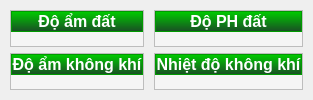
                     <widget class="QWidget" name="Top_ParameterPanel">
                      <layout class="QGridLayout" name="gridLayout_2">
                       <property name="leftMargin">
                        <number>10</number>
                       </property>
                       <property name="topMargin">
                        <number>10</number>
                       </property>
                       <property name="rightMargin">
                        <number>10</number>
                       </property>
                       <property name="bottomMargin">
                        <number>10</number>
                       </property>
                       <property name="horizontalSpacing">
                        <number>10</number>
                       </property>
                       <item row="0" column="0">
                        <widget class="QFrame" name="Top_Para_frame_1">
                         <property name="styleSheet">
                          <string notr="true">background-color: rgb(245, 245, 245);
</string>
                         </property>
                         <property name="frameShape">
                          <enum>QFrame::StyledPanel</enum>
                         </property>
                         <property name="frameShadow">
                          <enum>QFrame::Raised</enum>
                         </property>
                         <layout class="QVBoxLayout" name="verticalLayout_40">
                          <property name="spacing">
                           <number>0</number>
                          </property>
                          <property name="leftMargin">
                           <number>0</number>
                          </property>
                          <property name="topMargin">
                           <number>0</number>
                          </property>
                          <property name="rightMargin">
                           <number>0</number>
                          </property>
                          <property name="bottomMargin">
                           <number>0</number>
                          </property>
                          <item alignment="Qt::AlignTop">
                           <widget class="QFrame" name="Top_Para_frame1_header">
                            <property name="styleSheet">
                             <string notr="true">background-color: rgb(0, 200, 0);</string>
                            </property>
                            <property name="frameShape">
                             <enum>QFrame::StyledPanel</enum>
                            </property>
                            <property name="frameShadow">
                             <enum>QFrame::Raised</enum>
                            </property>
                            <layout class="QVBoxLayout" name="verticalLayout_34">
                             <property name="spacing">
                              <number>0</number>
                             </property>
                             <property name="leftMargin">
                              <number>0</number>
                             </property>
                             <property name="topMargin">
                              <number>0</number>
                             </property>
                             <property name="rightMargin">
                              <number>0</number>
                             </property>
                             <property name="bottomMargin">
                              <number>0</number>
                             </property>
                             <item>
                              <widget class="QPushButton" name="Top_Para_header1">
                               <property name="font">
                                <font>
                                 <family>Segoe UI</family>
                                 <pointsize>12</pointsize>
                                 <weight>75</weight>
                                 <bold>true</bold>
                                </font>
                               </property>
                               <property name="styleSheet">
                                <string notr="true">color: rgb(255, 255, 255);
background-color: qlineargradient(spread:pad, x1:0, y1:0, x2:0, y2:1, stop:0 rgba(0, 201, 0, 255), stop:1 rgba(25, 81, 36, 255));
border-bottom-left-radius: 0px;
border-bottom-right-radius: 0px;</string>
                               </property>
                               <property name="text">
                                <string>Độ ẩm đất</string>
                               </property>
                              </widget>
                             </item>
                            </layout>
                           </widget>
                          </item>
                          <item>
                           <widget class="QFrame" name="Top_Para_frame1_body">
                            <property name="sizePolicy">
                             <sizepolicy hsizetype="Preferred" vsizetype="Expanding">
                              <horstretch>0</horstretch>
                              <verstretch>0</verstretch>
                             </sizepolicy>
                            </property>
                            <property name="styleSheet">
                             <string notr="true">background-color: rgba(0, 0, 0, 0);</string>
                            </property>
                            <property name="frameShape">
                             <enum>QFrame::StyledPanel</enum>
                            </property>
                            <property name="frameShadow">
                             <enum>QFrame::Raised</enum>
                            </property>
                            <widget class="QWidget" name="verticalLayoutWidget">
                             <property name="geometry">
                              <rect>
                               <x>10</x>
                               <y>-10</y>
                               <width>481</width>
                               <height>171</height>
                              </rect>
                             </property>
                             <layout class="QVBoxLayout" name="Top_Para_frame1_body_chart">
                              <property name="spacing">
                               <number>0</number>
                              </property>
                             </layout>
                            </widget>
                           </widget>
                          </item>
                         </layout>
                        </widget>
                       </item>
                       <item row="0" column="1">
                        <widget class="QFrame" name="Top_Para_frame_2">
                         <property name="styleSheet">
                          <string notr="true">background-color: rgb(245, 245, 245);
</string>
                         </property>
                         <property name="frameShape">
                          <enum>QFrame::StyledPanel</enum>
                         </property>
                         <property name="frameShadow">
                          <enum>QFrame::Raised</enum>
                         </property>
                         <layout class="QVBoxLayout" name="verticalLayout_41">
                          <property name="spacing">
                           <number>0</number>
                          </property>
                          <property name="leftMargin">
                           <number>0</number>
                          </property>
                          <property name="topMargin">
                           <number>0</number>
                          </property>
                          <property name="rightMargin">
                           <number>0</number>
                          </property>
                          <property name="bottomMargin">
                           <number>0</number>
                          </property>
                          <item alignment="Qt::AlignTop">
                           <widget class="QFrame" name="Top_Para_frame2_header">
                            <property name="styleSheet">
                             <string notr="true">background-color: rgb(0, 200, 0);</string>
                            </property>
                            <property name="frameShape">
                             <enum>QFrame::StyledPanel</enum>
                            </property>
                            <property name="frameShadow">
                             <enum>QFrame::Raised</enum>
                            </property>
                            <layout class="QVBoxLayout" name="verticalLayout_35">
                             <property name="spacing">
                              <number>0</number>
                             </property>
                             <property name="leftMargin">
                              <number>0</number>
                             </property>
                             <property name="topMargin">
                              <number>0</number>
                             </property>
                             <property name="rightMargin">
                              <number>0</number>
                             </property>
                             <property name="bottomMargin">
                              <number>0</number>
                             </property>
                             <item>
                              <widget class="QPushButton" name="Top_Para_header2">
                               <property name="font">
                                <font>
                                 <family>Segoe UI</family>
                                 <pointsize>12</pointsize>
                                 <weight>75</weight>
                                 <bold>true</bold>
                                </font>
                               </property>
                               <property name="styleSheet">
                                <string notr="true">color: rgb(255, 255, 255);
background-color: qlineargradient(spread:pad, x1:0, y1:0, x2:0, y2:1, stop:0 rgba(0, 201, 0, 255), stop:1 rgba(25, 81, 36, 255));
border-bottom-left-radius: 0px;
border-bottom-right-radius: 0px;</string>
                               </property>
                               <property name="text">
                                <string>Độ PH đất</string>
                               </property>
                              </widget>
                             </item>
                            </layout>
                           </widget>
                          </item>
                          <item>
                           <widget class="QFrame" name="Top_Para_frame2_body">
                            <property name="sizePolicy">
                             <sizepolicy hsizetype="Preferred" vsizetype="Expanding">
                              <horstretch>0</horstretch>
                              <verstretch>0</verstretch>
                             </sizepolicy>
                            </property>
                            <property name="styleSheet">
                             <string notr="true">background-color: rgba(0, 0, 0, 0);</string>
                            </property>
                            <property name="frameShape">
                             <enum>QFrame::StyledPanel</enum>
                            </property>
                            <property name="frameShadow">
                             <enum>QFrame::Raised</enum>
                            </property>
                            <widget class="QWidget" name="verticalLayoutWidget_3">
                             <property name="geometry">
                              <rect>
                               <x>10</x>
                               <y>-10</y>
                               <width>481</width>
                               <height>171</height>
                              </rect>
                             </property>
                             <layout class="QVBoxLayout" name="Top_Para_frame1_body_chart_PH">
                              <property name="spacing">
                               <number>0</number>
                              </property>
                             </layout>
                            </widget>
                           </widget>
                          </item>
                         </layout>
                        </widget>
                       </item>
                       <item row="1" column="0">
                        <widget class="QFrame" name="Top_Para_frame_3">
                         <property name="styleSheet">
                          <string notr="true">background-color: rgb(245, 245, 245);
</string>
                         </property>
                         <property name="frameShape">
                          <enum>QFrame::StyledPanel</enum>
                         </property>
                         <property name="frameShadow">
                          <enum>QFrame::Raised</enum>
                         </property>
                         <layout class="QVBoxLayout" name="verticalLayout_42">
                          <property name="spacing">
                           <number>0</number>
                          </property>
                          <property name="leftMargin">
                           <number>0</number>
                          </property>
                          <property name="topMargin">
                           <number>0</number>
                          </property>
                          <property name="rightMargin">
                           <number>0</number>
                          </property>
                          <property name="bottomMargin">
                           <number>0</number>
                          </property>
                          <item alignment="Qt::AlignTop">
                           <widget class="QFrame" name="Top_Para_frame3_header">
                            <property name="styleSheet">
                             <string notr="true">background-color: rgb(0, 200, 0);</string>
                            </property>
                            <property name="frameShape">
                             <enum>QFrame::StyledPanel</enum>
                            </property>
                            <property name="frameShadow">
                             <enum>QFrame::Raised</enum>
                            </property>
                            <layout class="QVBoxLayout" name="verticalLayout_36">
                             <property name="spacing">
                              <number>0</number>
                             </property>
                             <property name="leftMargin">
                              <number>0</number>
                             </property>
                             <property name="topMargin">
                              <number>0</number>
                             </property>
                             <property name="rightMargin">
                              <number>0</number>
                             </property>
                             <property name="bottomMargin">
                              <number>0</number>
                             </property>
                             <item>
                              <widget class="QPushButton" name="Top_Para_header3">
                               <property name="font">
                                <font>
                                 <family>Segoe UI</family>
                                 <pointsize>12</pointsize>
                                 <weight>75</weight>
                                 <bold>true</bold>
                                </font>
                               </property>
                               <property name="styleSheet">
                                <string notr="true">color: rgb(255, 255, 255);
background-color: qlineargradient(spread:pad, x1:0, y1:0, x2:0, y2:1, stop:0 rgba(0, 201, 0, 255), stop:1 rgba(25, 81, 36, 255));
border-bottom-left-radius: 0px;
border-bottom-right-radius: 0px;</string>
                               </property>
                               <property name="text">
                                <string>Độ ẩm không khí</string>
                               </property>
                              </widget>
                             </item>
                            </layout>
                           </widget>
                          </item>
                          <item>
                           <widget class="QFrame" name="Top_Para_frame3_body">
                            <property name="sizePolicy">
                             <sizepolicy hsizetype="Preferred" vsizetype="Expanding">
                              <horstretch>0</horstretch>
                              <verstretch>0</verstretch>
                             </sizepolicy>
                            </property>
                            <property name="styleSheet">
                             <string notr="true">background-color: rgba(0, 0, 0, 0);</string>
                            </property>
                            <property name="frameShape">
                             <enum>QFrame::StyledPanel</enum>
                            </property>
                            <property name="frameShadow">
                             <enum>QFrame::Raised</enum>
                            </property>
                            <widget class="QWidget" name="verticalLayoutWidget_4">
                             <property name="geometry">
                              <rect>
                               <x>10</x>
                               <y>-10</y>
                               <width>481</width>
                               <height>171</height>
                              </rect>
                             </property>
                             <layout class="QVBoxLayout" name="Top_Para_frame1_body_chart_Do_Am_KK">
                              <property name="spacing">
                               <number>0</number>
                              </property>
                             </layout>
                            </widget>
                           </widget>
                          </item>
                         </layout>
                        </widget>
                       </item>
                       <item row="1" column="1">
                        <widget class="QFrame" name="Top_Para_frame_4">
                         <property name="styleSheet">
                          <string notr="true">background-color: rgb(245, 245, 245);
</string>
                         </property>
                         <property name="frameShape">
                          <enum>QFrame::StyledPanel</enum>
                         </property>
                         <property name="frameShadow">
                          <enum>QFrame::Raised</enum>
                         </property>
                         <layout class="QVBoxLayout" name="verticalLayout_43">
                          <property name="spacing">
                           <number>0</number>
                          </property>
                          <property name="leftMargin">
                           <number>0</number>
                          </property>
                          <property name="topMargin">
                           <number>0</number>
                          </property>
                          <property name="rightMargin">
                           <number>0</number>
                          </property>
                          <property name="bottomMargin">
                           <number>0</number>
                          </property>
                          <item alignment="Qt::AlignTop">
                           <widget class="QFrame" name="Top_Para_frame4_header">
                            <property name="styleSheet">
                             <string notr="true">background-color: rgb(0, 200, 0);</string>
                            </property>
                            <property name="frameShape">
                             <enum>QFrame::StyledPanel</enum>
                            </property>
                            <property name="frameShadow">
                             <enum>QFrame::Raised</enum>
                            </property>
                            <layout class="QVBoxLayout" name="verticalLayout_37">
                             <property name="spacing">
                              <number>0</number>
                             </property>
                             <property name="leftMargin">
                              <number>0</number>
                             </property>
                             <property name="topMargin">
                              <number>0</number>
                             </property>
                             <property name="rightMargin">
                              <number>0</number>
                             </property>
                             <property name="bottomMargin">
                              <number>0</number>
                             </property>
                             <item>
                              <widget class="QPushButton" name="Top_Para_header4">
                               <property name="font">
                                <font>
                                 <family>Segoe UI</family>
                                 <pointsize>12</pointsize>
                                 <weight>75</weight>
                                 <bold>true</bold>
                                </font>
                               </property>
                               <property name="styleSheet">
                                <string notr="true">color: rgb(255, 255, 255);
background-color: qlineargradient(spread:pad, x1:0, y1:0, x2:0, y2:1, stop:0 rgba(0, 201, 0, 255), stop:1 rgba(25, 81, 36, 255));
border-bottom-left-radius: 0px;
border-bottom-right-radius: 0px;</string>
                               </property>
                               <property name="text">
                                <string>Nhiệt độ không khí</string>
                               </property>
                              </widget>
                             </item>
                            </layout>
                           </widget>
                          </item>
                          <item>
                           <widget class="QFrame" name="Top_Para_frame4_body">
                            <property name="sizePolicy">
                             <sizepolicy hsizetype="Preferred" vsizetype="Expanding">
                              <horstretch>0</horstretch>
                              <verstretch>0</verstretch>
                             </sizepolicy>
                            </property>
                            <property name="styleSheet">
                             <string notr="true">background-color: rgba(0, 0, 0, 0);</string>
                            </property>
                            <property name="frameShape">
                             <enum>QFrame::StyledPanel</enum>
                            </property>
                            <property name="frameShadow">
                             <enum>QFrame::Raised</enum>
                            </property>
                            <widget class="QWidget" name="verticalLayoutWidget_5">
                             <property name="geometry">
                              <rect>
                               <x>10</x>
                               <y>-10</y>
                               <width>481</width>
                               <height>171</height>
                              </rect>
                             </property>
                             <layout class="QVBoxLayout" name="Top_Para_frame1_body_chart_T_KK">
                              <property name="spacing">
                               <number>0</number>
                              </property>
                             </layout>
                            </widget>
                           </widget>
                          </item>
                         </layout>
                        </widget>
                       </item>
                      </layout>
                     </widget>
